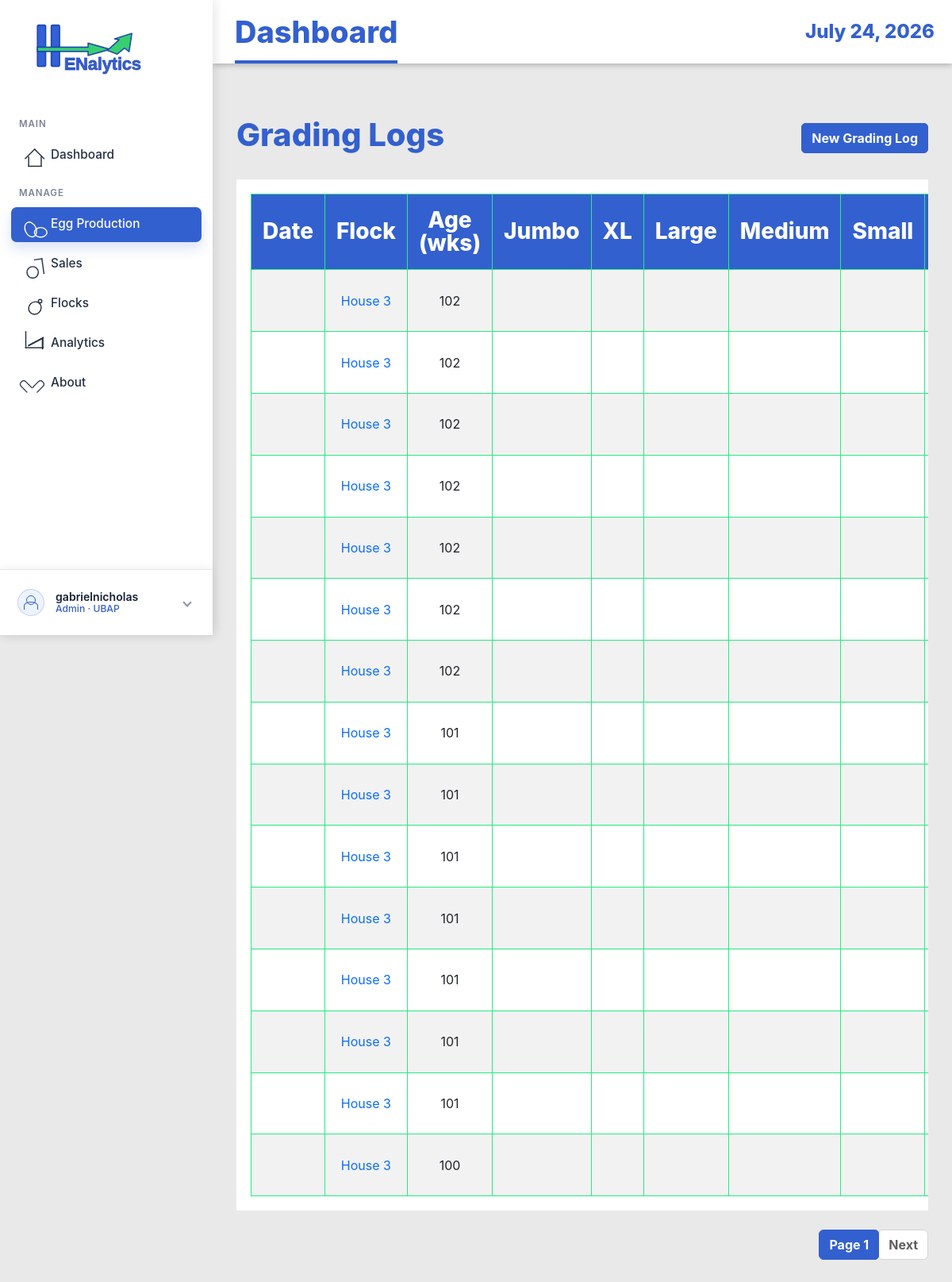
Screenshot of /grading-logs/ (signed in) with the database file from the repository.
### EggProduction/models.py (models this page shows, shortened)
class GradingLog(models.Model):
    flock = models.ForeignKey(Flock, on_delete=models.CASCADE, related_name='grading_logs')
    log_date = models.DateField()
    age_weeks = models.IntegerField(validators=[MinValueValidator(0)])
    eggs_total = models.IntegerField(validators=[MinValueValidator(0)])
    eggs_aa = models.IntegerField(validators=[MinValueValidator(0)], default=0)
    eggs_a = models.IntegerField(validators=[MinValueValidator(0)], default=0)
    eggs_b = models.IntegerField(validators=[MinValueValidator(0)], default=0)
    eggs_small = models.IntegerField(validators=[MinValueValidator(0)], default=0)
    eggs_broken = models.IntegerField(validators=[MinValueValidator(0)], default=0)
    eggs_decode = models.IntegerField(validators=[MinValueValidator(0)], default=0)
    eggs_source = models.CharField(max_length=100, blank=True, null=True)
    created_at = models.DateTimeField(auto_now_add=True)
    updated_at = models.DateTimeField(auto_now=True)
    class Meta:
        ordering = ['-log_date']
        unique_together = ('flock', 'log_date')

class Flock(models.Model):
    STATUS_CHOICES = (
        ('active', 'Active'),
        ('inactive', 'Inactive'),
        ('culled', 'Culled'),
    )
    house_no = models.IntegerField()
    breed_strain = models.CharField(max_length=100)
    date_started = models.DateField()
    initial_hen_count = models.IntegerField(validators=[MinValueValidator(1)])
    status = models.CharField(max_length=20, choices=STATUS_CHOICES, default='active')
    notes = models.TextField(blank=True, null=True)
    created_at = models.DateTimeField(auto_now_add=True)
    updated_at = models.DateTimeField(auto_now=True)
    class Meta:
        ordering = ['-date_started']
        unique_together = ['house_no', 'date_started']

### EggProduction/views.py (the view)
# urls.py: path('grading-logs/', views.GradingLogListView.as_view(), name='grading-log-list'),
class GradingLogListView(StaffAccessMixin, ListView):
    model = GradingLog
    template_name = 'egg_production/grading_log_list.html'
    context_object_name = 'grading_logs'
    paginate_by = 15
    ordering = ['-log_date']
    def get_queryset(self):
        qs = super().get_queryset().select_related('flock')
        flock_id = self.request.GET.get('flock_id')
        if flock_id:
            qs = qs.filter(flock_id=flock_id)
        return qs

### EggProduction/views.py (called while the page is built)
    def test_func(self):
        user = self.request.user
        try:
            profile = UserProfile.objects.get(user=user)
            return profile.role in ['staff', 'admin', 'manager']
        except UserProfile.DoesNotExist:
            return user.is_staff or user.is_superuser

### EggProduction/templates/egg_production/grading_log_list.html (shortened to what this page needs)
{% extends 'base.html' %}
{% load static %}
{% block content %}
<div class="container mt-4">
    <div class="d-flex justify-content-between align-items-center mb-4">
        <h1>Grading Logs</h1>
        {% if perms.eggproduction.add_gradinglog or user.is_staff %}
        <a href="{% url 'eggproduction:grading-log-create' %}" class="btn btn-primary">New Grading Log</a>
        {% endif %}
    </div>
    {% if grading_logs %}
    <div class="table-responsive">
        <table class="table table-striped table-hover">
            <thead class="table-dark">
                <tr>
                    <th>Date</th>
                    <th>Flock</th>
                    <th>Age (wks)</th>
                    <th>Jumbo</th>
                    <th>XL</th>
                    <th>Large</th>
                    <th>Medium</th>
                    <th>Small</th>
                    <th>Pullets</th>
                </tr>
            </thead>
            <tbody>
                {% for log in grading_logs %}
                <tr>
                    <td>{{ log.grading_date|date:"Y-m-d" }}</td>
                    <td><a href="{% url 'eggproduction:flock-detail' log.flock.pk %}">House {{ log.flock.house_no }}</a>
                    </td>
                    <td>{{ log.age_weeks }}</td>
                    <td>{{ log.grade_jumbo }}</td>
                    <td>{{ log.grade_extra_large }}</td>
                    <td>{{ log.grade_large }}</td>
                    <td>{{ log.grade_medium }}</td>
                    <td>{{ log.grade_small }}</td>
                    <td>{{ log.grade_pullets }}</td>
                </tr>
                {% endfor %}
            </tbody>
        </table>
    </div>
    {% if is_paginated %}
    <nav aria-label="Page navigation">
        <ul class="pagination justify-content-center">
            <li class="page-item active"><a class="page-link" href="#">Page {{ page_obj.number }}</a></li>
            {% if page_obj.has_next %}
            <li class="page-item"><a class="page-link" href="?page={{ page_obj.next_page_number }}">Next</a></li>
            {% endif %}
        </ul>
    </nav>
    {% endif %}
    {% else %}
    <div class="alert alert-info">No grading logs found. <a href="{% url 'eggproduction:grading-log-create' %}">Create
            one</a></div>
    {% endif %}
</div>
{% endblock %}

### EggProduction/templates/base.html (shortened to what this page needs)
{% load static %}
<!DOCTYPE html>
<html lang="en">
<head>
    <link href="https://cdn.jsdelivr.net/npm/bootstrap@5.3.0/dist/css/bootstrap.min.css" rel="stylesheet">
    <link rel="stylesheet" href="https://cdn.datatables.net/1.13.8/css/jquery.dataTables.min.css">
    <link rel="stylesheet" href="https://cdn.datatables.net/buttons/2.4.2/css/buttons.dataTables.min.css">
    <link rel="stylesheet" href="{% static 'EggProduction/css/style.css' %}">
</head>
<body class="{% if request.user.is_authenticated %}app-body{% else %}auth-body{% endif %}">
    {% if request.user.is_authenticated %}
    <div class="app-shell">
        <aside class="app-sidebar">
            <a href="{% url 'eggproduction:dashboard' %}" class="brand-lockup">
                <img src="{% static 'EggProduction/img/logo.svg' %}" alt="Henalytics">
            </a>
            <nav class="side-nav" aria-label="Main navigation">
                <div class="nav-section-label">MAIN</div>
                <a href="{% url 'eggproduction:dashboard' %}"
                    class="side-link {% if request.resolver_match.url_name == 'dashboard' %}active{% endif %}">
                    <span class="side-icon icon-home"></span>
                    <span>Dashboard</span>
                </a>
                <div class="nav-section-label">MANAGE</div>
                <a href="{% url 'eggproduction:production-log-list' %}"
                    class="side-link {% if 'production-log' in request.resolver_match.url_name or 'grading-log' in request.resolver_match.url_name %}active{% endif %}">
                    <span class="side-icon icon-eggs"></span>
                    <span>Egg Production</span>
                </a>
                <a href="{% url 'eggproduction:sales-transaction-list' %}"
                    class="side-link {% if 'sales-transaction' in request.resolver_match.url_name or 'sales-item' in request.resolver_match.url_name %}active{% endif %}">
                    <span class="side-icon icon-sales"></span>
                    <span>Sales</span>
                </a>
                <a href="{% url 'eggproduction:flock-list' %}"
                    class="side-link {% if 'flock' in request.resolver_match.url_name %}active{% endif %}">
                    <span class="side-icon icon-flock"></span>
                    <span>Flocks</span>
                </a>
                <a href="{% url 'eggproduction:harvest-forecast-list' %}"
                    class="side-link {% if 'forecast' in request.resolver_match.url_name or 'model-version' in request.resolver_match.url_name %}active{% endif %}">
                    <span class="side-icon icon-chart"></span>
                    <span>Analytics</span>
                </a>
                <a href="{% url 'index' %}"
                    class="side-link {% if request.resolver_match.url_name == 'index' %}active{% endif %}">
                    <span class="side-icon icon-heart"></span>
                    <span>About</span>
                </a>
            </nav>
            <div class="sidebar-account dropdown">
                <button class="account-toggle" type="button" data-bs-toggle="dropdown" data-bs-auto-close="outside"
                    aria-expanded="false" aria-label="Open account menu">
                    <span class="account-avatar" aria-hidden="true"></span>
                    <span class="account-copy">
                        <span class="account-name">{{ request.user.get_full_name|default:request.user.username }}</span>
                        <span class="account-role">
                            {% if request.user.is_superuser %}
                            Admin
                            {% elif request.user.userprofile.display_role %}
                            {{ request.user.userprofile.display_role }}
                            {% else %}
                            Staff
                            {% endif %}
                            &middot; UBAP
                        </span>
                    </span>
                    <span class="account-chevron" aria-hidden="true"></span>
                </button>
            </div>
        </aside>
        <section class="app-panel">
            <header class="app-topbar">
                <h1>{% block page_title %}Dashboard{% endblock %}</h1>
                <time>{% now "F j, Y" %}</time>
            </header>
            <main class="app-content">
                {% else %}
                <main>
                    {% endif %}
                    {% block content %}{% endblock %}
                    {% if request.user.is_authenticated %}
                </main>
        </section>
    </div>
    {% else %}
    </main>
    {% endif %}
</body>
</html>

### rows the page displays
GradingLog: flock.house_no "3", age_weeks "102"
GradingLog: flock.house_no "3", age_weeks "102"
GradingLog: flock.house_no "3", age_weeks "102"
GradingLog: flock.house_no "3", age_weeks "102"
GradingLog: flock.house_no "3", age_weeks "102"
GradingLog: flock.house_no "3", age_weeks "102"
GradingLog: flock.house_no "3", age_weeks "102"
GradingLog: flock.house_no "3", age_weeks "101"
GradingLog: flock.house_no "3", age_weeks "101"
GradingLog: flock.house_no "3", age_weeks "101"
GradingLog: flock.house_no "3", age_weeks "101"
GradingLog: flock.house_no "3", age_weeks "101"
GradingLog: flock.house_no "3", age_weeks "101"
GradingLog: flock.house_no "3", age_weeks "101"
GradingLog: flock.house_no "3", age_weeks "100"

### other values shown
{{ request.user.get_full_name|default:request.user.username }} "gabrielnicholas"
{{ page_obj.number }} "1"
